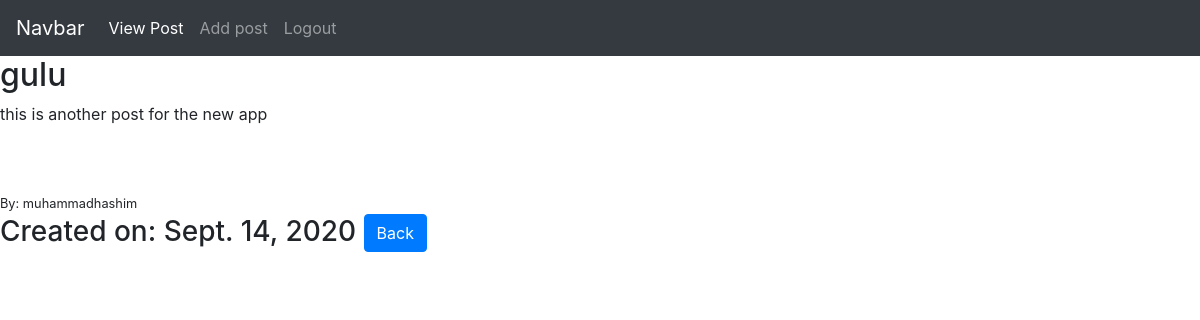
The app's page /article/3 (signed in) with its own data.
### theblog/models.py (models this page shows, shortened)
class Post (models.Model):
	title = models.CharField(max_length=255)
	author = models.ForeignKey(User, on_delete=models.CASCADE)
	body = models.TextField()
	date_field = models.DateField(auto_now_add=True)

### theblog/views.py (the view)
# urls.py: path('article/<int:pk>', Detailview.as_view(), name="article"),
class  Detailview(DetailView):
	model = Post
	template_name ="article-detail.html"

### theblog/templates/article-detail.html (shortened to what this page needs)
{% extends 'base.html' %}
{% block content %}
{% if user.is_authenticated %}
    <h2>{{post.title}}</h2>
    <p>{{post.body}}</p><br><br>
    <small>By: {{post.author}}</small>
    <h3>Created on: {{post.date_field}}
    <a href="{% url 'post' %}" class="btn btn-primary">Back</a>
{% else %}
    <h2>hey login please first</h2>
{% endif %}
{% endblock %}

### records on screen
Post: title "gulu", body "this is another post for the new app", author "muhammadhashim", date_field "Sept. 14, 2020"
